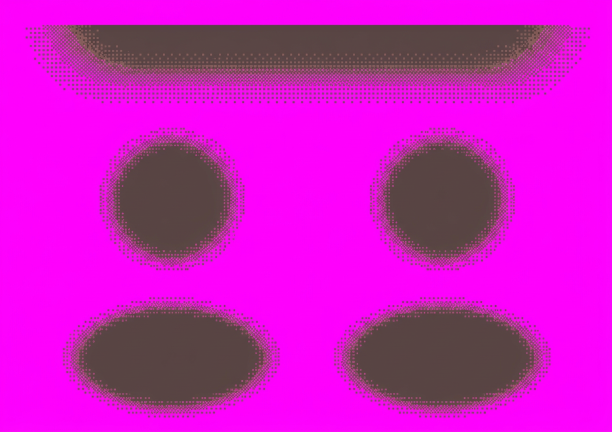
#> input picture source/aride_finale_magenta_v3/bruts/ombre_magenta.png, 1224 x 864 px, given in place of fx_poussiere.png, which was not available (shown at 1/2 size)
$ python fx.py
#> lines starting #> are read from the running program, lines starting #| are printed output that depends on the picture; after the words box and inside, x2 and y2 are one past the last pixel; in counts of white or black regions, pixels touching at a corner belong together; pictures that were not available may be replaced by others from this repository, and a replacement may not be noted
### source/aride_generee_v1/build.py
"""Assemblage map aride generee V1 depuis 5 bruts generateur (1224x864 -> 408x288).

Methode rendus generes: normalisation /3 NEAREST, detourage magenta par
inondation depuis les bords, calques separes, sol cache reconstitue,
FX poussiere animes (proposes, pas officiels).
"""
from pathlib import Path
import hashlib
import json
import numpy as np
from PIL import Image
from scipy.ndimage import label, binary_fill_holes

R = Path(__file__).resolve().parents[2]
SRC = R / "source/aride_generee_v1/bruts"
OUT = R / "renders/aride_generee_v1"
OUT.mkdir(parents=True, exist_ok=True)

BRUTS = ["terrain_complet.png", "sol_seul.png", "parois_seules.png",
         "props_seuls.png", "fx_poussiere.png"]
DS = 3  # 1224x864 -> 408x288
MAGENTA = np.array([255, 0, 255], dtype=int)

# Placement des props (x, y du coin haut-gauche dans la scene 408x288).
# Ajuste apres inspection du corridor (bouche centree x~200).
PLACEMENTS = {
    "arbre0": (28, 168),
    "arbre1": (96, 148),
    "arbre2": (288, 150),
    "arbre3": (336, 172),
    "bloc0": (66, 196),
    "bloc1": (312, 198),
}


def sha(p):
    return hashlib.sha256(Path(p).read_bytes()).hexdigest()


def load_small(name):
    im = Image.open(SRC / name).convert("RGB")
    assert im.size == (1224, 864), im.size
    return np.array(im.resize((408, 288), Image.NEAREST)).astype(int)


def magenta_mask(a):
    return (np.abs(a - MAGENTA).sum(axis=2) < 90)


def flood_transparent(a):
    """Magenta inonde depuis les bords -> alpha 0. Trous magenta internes
    non relies aux bords = conserves opaques (pas de fill_holes aveugle)."""
    h, w, _ = a.shape
    mag = magenta_mask(a)
    seed = np.zeros((h, w), bool)
    seed[0, :] = seed[-1, :] = seed[:, 0] = seed[:, -1] = True
    seed &= mag
    # propagation iterative sur le 4-voisinage magenta
    prev = np.zeros((h, w), bool)
    cur = seed.copy()
    while not np.array_equal(cur, prev):
        prev = cur.copy()
        cur[1:, :] |= prev[:-1, :] & mag[1:, :]
        cur[:-1, :] |= prev[1:, :] & mag[:-1, :]
        cur[:, 1:] |= prev[:, :-1] & mag[:, 1:]
        cur[:, :-1] |= prev[:, 1:] & mag[:, :-1]
    rgba = np.dstack([a.astype(np.uint8), np.where(cur, 0, 255).astype(np.uint8)])
    return rgba, cur


# [5 lines left out: function clean, not called in this run]


def despill(rgba):
    """Retire la frange rose d'AA : pixels rosés adjacent au transparent."""
    rgb = rgba[:, :, :3].astype(int)
    a = rgba[:, :, 3]
    pink = (rgb[:, :, 0] > 140) & (rgb[:, :, 2] > 140) & (rgb[:, :, 1] < 170)
    # 3 passes pour les franges epaisses
    for _ in range(3):
        tr = rgba[:, :, 3] == 0
        adj = np.zeros_like(tr)
        adj[1:, :] |= tr[:-1, :]
        adj[:-1, :] |= tr[1:, :]
        adj[:, 1:] |= tr[:, :-1]
        adj[:, :-1] |= tr[:, 1:]
        kill = pink & adj & (rgba[:, :, 3] > 0)
        if not kill.any():
            break
        rgba[kill] = (0, 0, 0, 0)
    return rgba


# [126 lines left out: function main, not called in this run]


# [2 lines that do not run on import are left out]

### source/aride_generee_v1/fx.py
"""FX poussiere proposes (12 frames, boucle parfaite).

Translations pures (RGB exacts du brut) + alpha fixe 150 pour les voiles
(translucidite documentee, pas des pixels natifs). Mouvements sinusoidaux
de periode 12 (ou diviseur) -> frame 12 == frame 0 exactement.
"""
from pathlib import Path
import numpy as np
from PIL import Image
from scipy.ndimage import label
from build import load_small, flood_transparent, despill, clean

R = Path(__file__).resolve().parents[2]
OUT = R / "renders/aride_generee_v1"
N = 12
WISP_ALPHA = 150

# voiles : (nom, dy_place) ; les x restent ceux du brut (/3)
WISPS = ["voile0", "voile1", "voile2"]
PHASES = [0.0, 2.1, 4.2]
AMPS = [12, 10, 8]
# repositionnes sur le sol (le brut les met en haut, zone des parois)
WISP_POS = [(40, 195), (150, 232), (180, 160)]


def wisp_dx(i, ph, amp):
    return int(round(amp * np.sin(2 * np.pi * i / N + ph)))


def grain_dx(i, k):
    return int(round(8 * np.sin(2 * np.pi * i / N + 1.0 + k * 0.7)))


def grain_dy(i, k):
    return int(round(-5 * np.sin(4 * np.pi * i / N + k * 0.4)))


def main():
    fx = load_small("fx_poussiere.png")
#> in load_small, im is the input picture: PIL image 1224x864 RGB; mean R, G, B 202.7, 25.5, 192.9
    rgba, _ = flood_transparent(fx)
#> in magenta_mask, `return (np.abs(a - MAGENTA).sum(axis=2) < 90)`:
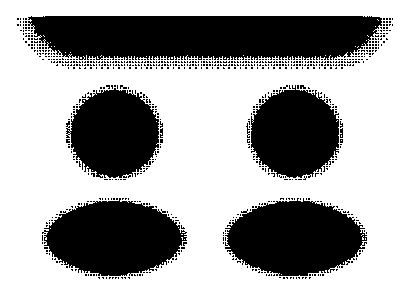
#> returned value: shape (288, 408) bool; 62.1% white; 765 black regions (757 under 20 px), largest, box (x1, y1, x2, y2) and area: (28, 16, 382, 60) 13734, (225, 198, 367, 276) 7983, (42, 198, 187, 276) 7981
#> in flood_transparent, `seed &= mag`: seed: shape (288, 408) bool; 1.2% white in thin lines or dots
#> after the loop in flood_transparent, `while not np.array_equal(cur, prev):`:
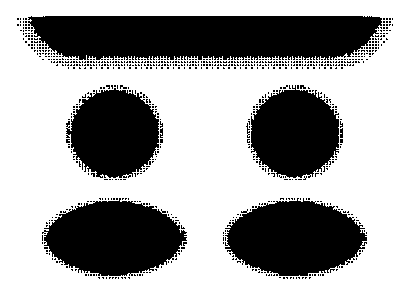
#> cur: shape (288, 408) bool; 62% white; 765 black regions (757 under 20 px), largest, box (x1, y1, x2, y2) and area: (28, 16, 382, 60) 13804, (42, 198, 187, 276) 8008, (225, 198, 367, 276) 8001
    rgba = despill(rgba)
#> in despill, `pink = (rgb[:, :, 0] > 140) & (rgb[:, :, 2] > 140) & (rgb[:, :, 1] < 1..`: pink: shape (288, 408) bool; 69.6% white; 1068 black regions (1063 under 20 px), largest, box (x1, y1, x2, y2) and area: (36, 17, 380, 58) 10639, (228, 201, 361, 275) 6850, (47, 203, 181, 275) 6839, (251, 90, 339, 177) 5128, (72, 90, 158, 175) 5091
#> after the loop in despill, `for _ in range(3):`:
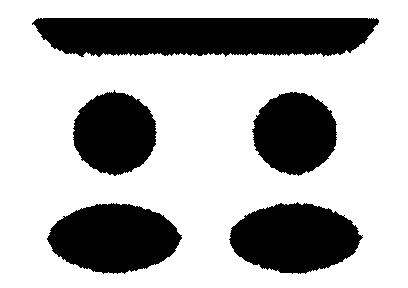
#> adj: shape (288, 408) bool; 69% white; 5 black regions, box (x1, y1, x2, y2) and area: (32, 18, 379, 57) 11769, (47, 203, 182, 274) 7004, (229, 202, 363, 274) 6988, (252, 92, 337, 176) 5369, (73, 90, 157, 176) 5347
#> after the loop in despill, `for _ in range(3):`:
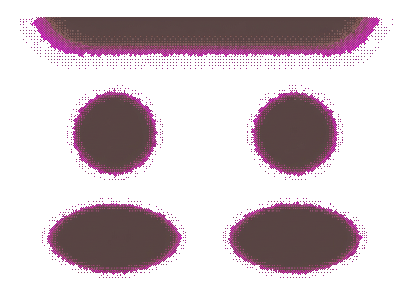
#> rgba: shape (288, 408, 4); mean of channels 0, 1, 2, 3 192.6, 23.6, 183.7, 83.9; transparent parts drawn white
    solid = rgba[:, :, 3] > 0
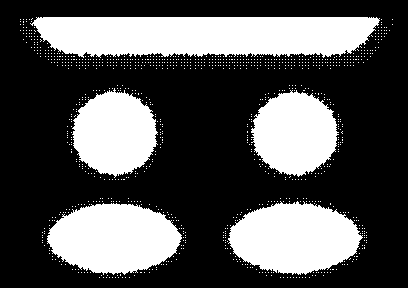
#> solid: shape (288, 408) bool; 32.9% white; 991 white regions (986 under 20 px), largest, box (x1, y1, x2, y2) and area: (30, 17, 380, 58) 12246, (228, 201, 363, 275) 7187, (47, 203, 182, 275) 7186, (251, 90, 339, 177) 5524, (72, 88, 158, 178) 5501
    lab, n = label(solid)
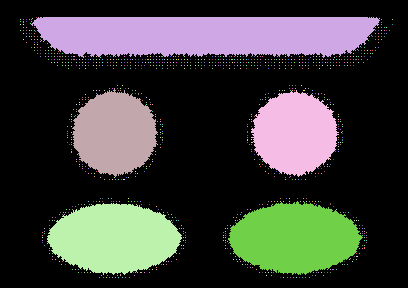
#> lab: shape (288, 408) int32; 1089 distinct labels, from 0 to 1088; one colour per label, 0 black
#> n = 1088
    comps = []
    for i in range(1, n + 1):
        m = lab == i
        if m.sum() > 80:
            yy, xx = np.where(m)
            comps.append({"n": int(m.sum()),
                          "bbox": [int(xx.min()), int(yy.min()),
                                   int(xx.max()), int(yy.max())],
                          "id": i})
#> this loop made 1088 passes
#> pass 2, in main, `m = lab == i`:
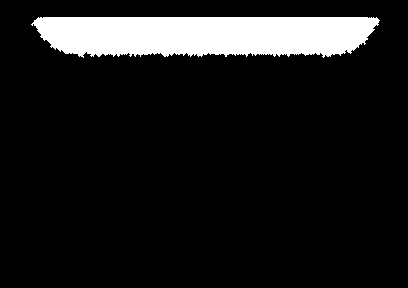
#> m: shape (288, 408) bool; 10.4% white; 1 white region, box (x1, y1, x2, y2) and area: (31, 17, 380, 58) 12221
#> after the loop: m: shape (288, 408) bool; 0% white in thin lines or dots, all inside (x1, y1, x2, y2) = (309, 277, 310, 278)
#> after the loop, comps = 5 items
    comps.sort(key=lambda c: c["bbox"][1])
    print("fx composantes:", [(c["bbox"], c["n"]) for c in comps])
#| fx composantes: [([31, 17, 379, 57], 12221), ([72, 88, 157, 176], 5488), ([251, 90, 338, 176], 5506), ([228, 201, 362, 274], 7173), ([47, 203, 181, 274], 7169)]
    wcomps = [c for c in comps if c["n"] > 300]
#> wcomps = 5 items
    gcomps = [c for c in comps if c["n"] <= 300 and c["bbox"][1] > 150]
#> gcomps = []
#> (the run stopped early here; a loop or call above may not have finished)
